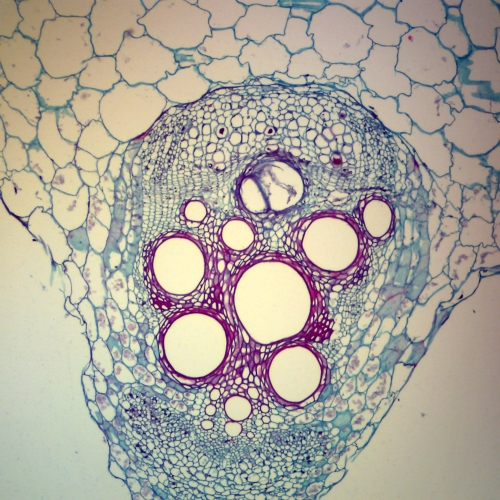
#> input picture Blob Detection and Hough Circles/a.jpg, 500 x 500 px
$ jupyter execute Blob_detection_Hough_circles.ipynb   (shell and % lines are left out)   (older library calls are emulated)
#> lines starting #> are read from the running program, lines starting #| are printed output that depends on the picture
[cell 1]
import cv2
import numpy as np
from matplotlib import pyplot as plt

[cell 2]
gauss = cv2.getGaussianKernel(105,7)
gaussker = gauss*(gauss.T)
plt.imshow(gaussker)
plt.title("Plot 1 : Gaussian kernel")
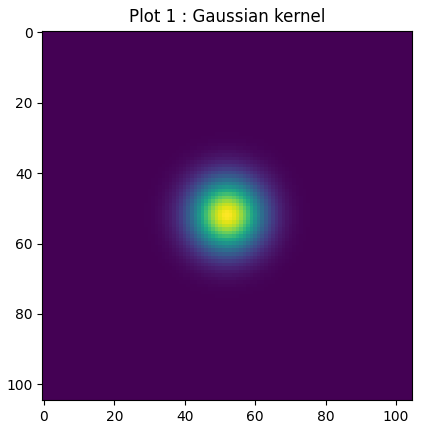
#> figure drawn by matplotlib, 1 panel

[cell 3]
sobelx = cv2.Sobel(gaussker,cv2.CV_64F,1,0,ksize=5)
sobely = cv2.Sobel(gaussker,cv2.CV_64F,0,1,ksize=5)

plt.figure(figsize=(10,10))
plt.subplot(121)
plt.title("Plot 2 : Sobel X")
plt.imshow(sobelx)
plt.subplot(122)
plt.title("Plot 3 : Sobel Y")
plt.imshow(sobely)
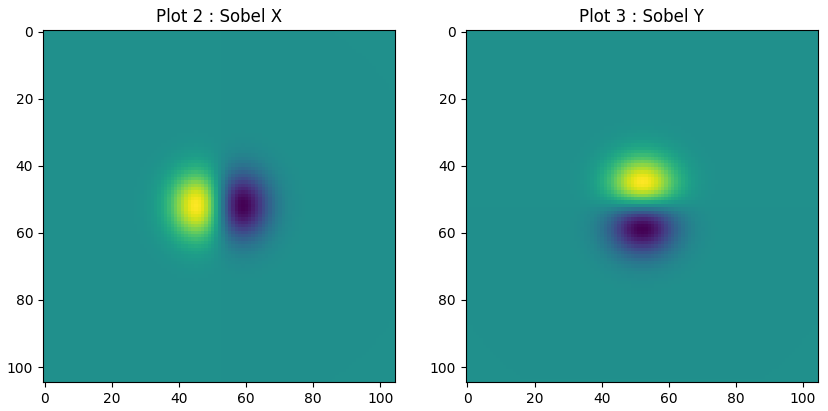
#> figure drawn by matplotlib, 2 panels

[cell 4]
laplacianx = cv2.Sobel(sobelx,cv2.CV_64F,1,0,ksize=5)
laplaciany = cv2.Sobel(sobely,cv2.CV_64F,0,1,ksize=5)

plt.figure(figsize=(10,10))
plt.subplot(121)
plt.imshow(laplacianx)
plt.title("Plot 4 : Laplacian X")
plt.subplot(122)
plt.imshow(laplaciany)
plt.title("Plot 5 : Laplacian Y")
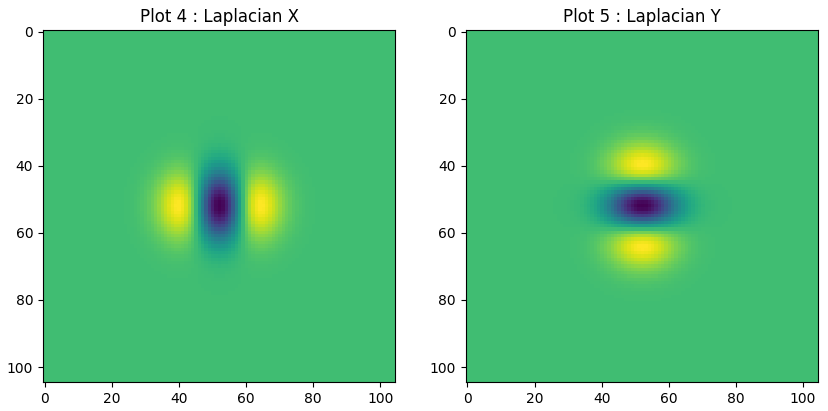
#> figure drawn by matplotlib, 2 panels

[cell 5]
laplacian = laplacianx + laplaciany
plt.imshow(laplacian)
plt.title("Plot 6 : Laplacian kernel")
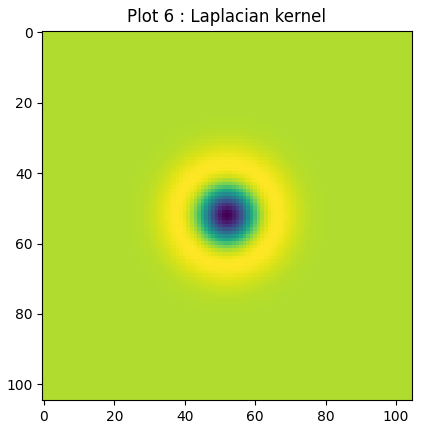
#> figure drawn by matplotlib, 1 panel

[cell 6]
def Laplace(kersize,sigma):
    gauss = cv2.getGaussianKernel(kersize,sigma)
    gaussker = gauss*(gauss.T)
    sobelx = cv2.Sobel(gaussker,cv2.CV_64F,1,0,ksize=5)
    sobely = cv2.Sobel(gaussker,cv2.CV_64F,0,1,ksize=5)
    laplacianx = cv2.Sobel(sobelx,cv2.CV_64F,1,0,ksize=5)
    laplaciany = cv2.Sobel(sobely,cv2.CV_64F,0,1,ksize=5)
    laplacian = laplacianx + laplaciany
    return(laplacian)

[cell 7]
img = cv2.imread('a.jpg')
#> img is the input picture: shape (500, 500, 3); mean B, G, R 154.6, 165, 170.7
plt.imshow(img)

[cell 8]
afil = cv2.filter2D(img,-1,Laplace(200,7))
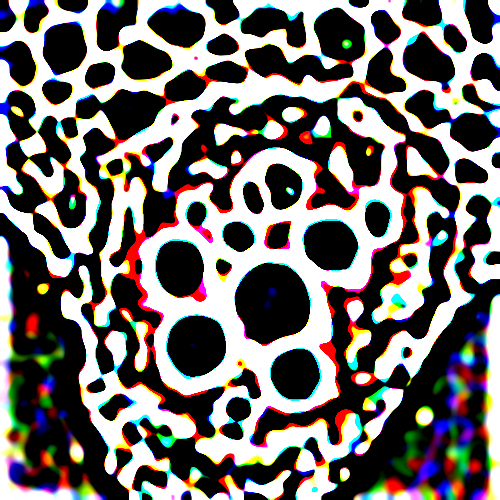
#> afil: shape (500, 500, 3); mean B, G, R 107.6, 109.7, 114.2
plt.imshow(afil)

[cell 9]
afil2 = cv2.filter2D(img,-1,Laplace(200,10))
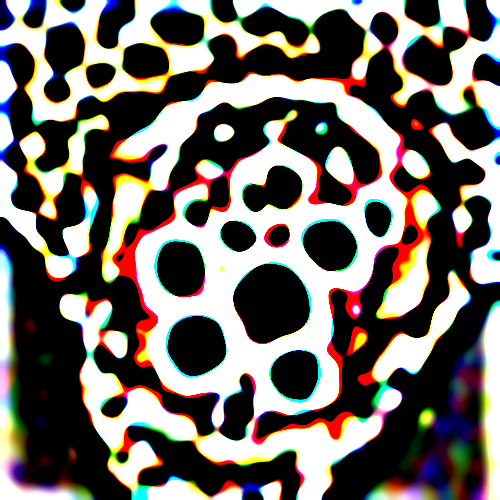
#> afil2: shape (500, 500, 3); mean B, G, R 101.9, 108.3, 114.6
plt.imshow(afil2)

[cell 10]
afil3 = cv2.filter2D(img,-1,Laplace(200,15))
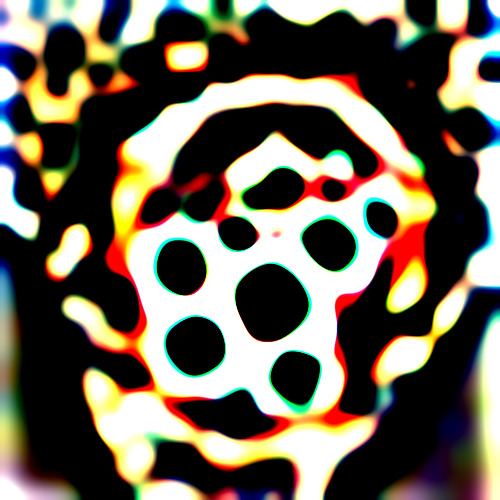
#> afil3: shape (500, 500, 3); mean B, G, R 86.9, 101.3, 109.3
plt.imshow(afil3)

[cell 11]
afil4 = cv2.filter2D(img,-1,Laplace(200,20))
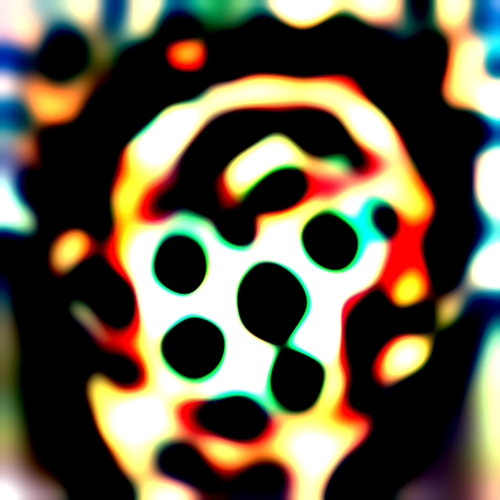
#> afil4: shape (500, 500, 3); mean B, G, R 70.2, 91.2, 99.7
plt.imshow(afil4)

[cell 12]
plt.figure(figsize=(10,10))
img2 = cv2.imread('a.jpg',0)
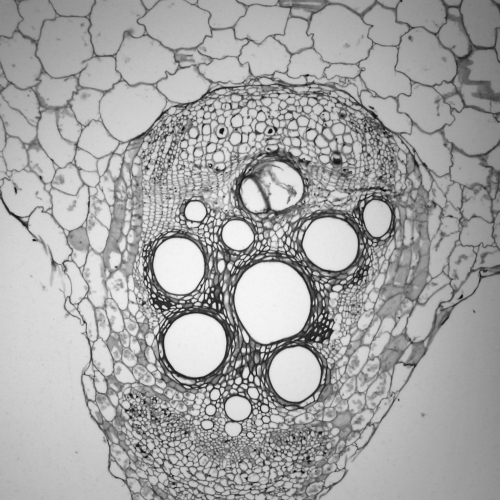
#> img2: shape (500, 500); min 12, max 246, mean 165.5
cimg = cv2.cvtColor(img2,cv2.COLOR_GRAY2BGR)

circles = cv2.HoughCircles(img2,cv2.HOUGH_GRADIENT,1,20,
                            param1=50,param2=60,minRadius=0,maxRadius=60)
#> circles = [[282.5, 179.5, 58.3], [254.5, 196.5, 56.1], [194.5, 349.5, 49.5], [266.5, 303.5, 46.2], [180.5, 259.5, 38.5], [325.5, 241.5, 42.9], [297.5, 380.5, 39.6], [326.5, 130.5, 29.7], [237.5, 237.5, 23], [239.5, 121.5, 25.2], [221.5, 156.5, 17.4], [215.5, 126.5, 17.2]]

circles = np.uint16(np.around(circles))
#> circles = [[282, 180, 58], [254, 196, 56], [194, 350, 50], [266, 304, 46], [180, 260, 38], [326, 242, 43], [298, 380, 40], [326, 130, 30], [238, 238, 23], [240, 122, 25], [222, 156, 17], [216, 126, 17]]
for i in circles[0,:]:
    # draw the outer circle
    cv2.circle(cimg,(i[0],i[1]),i[2],(255,0,0),2)
    # draw the center of the circle
    cv2.circle(cimg,(i[0],i[1]),2,(0,0,255),3)
#> this loop made 12 passes
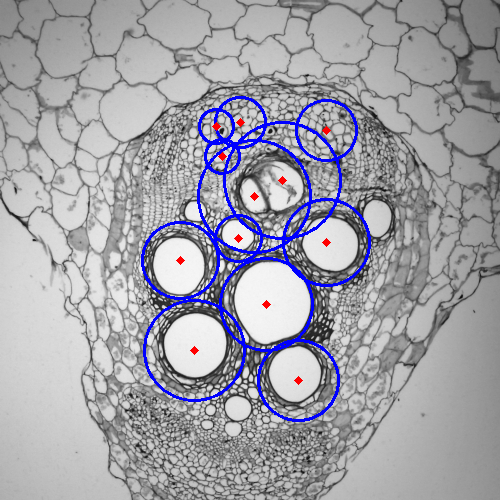
#> cimg: shape (500, 500, 3); mean B, G, R 168.5, 160.5, 161


plt.imshow(cimg)
